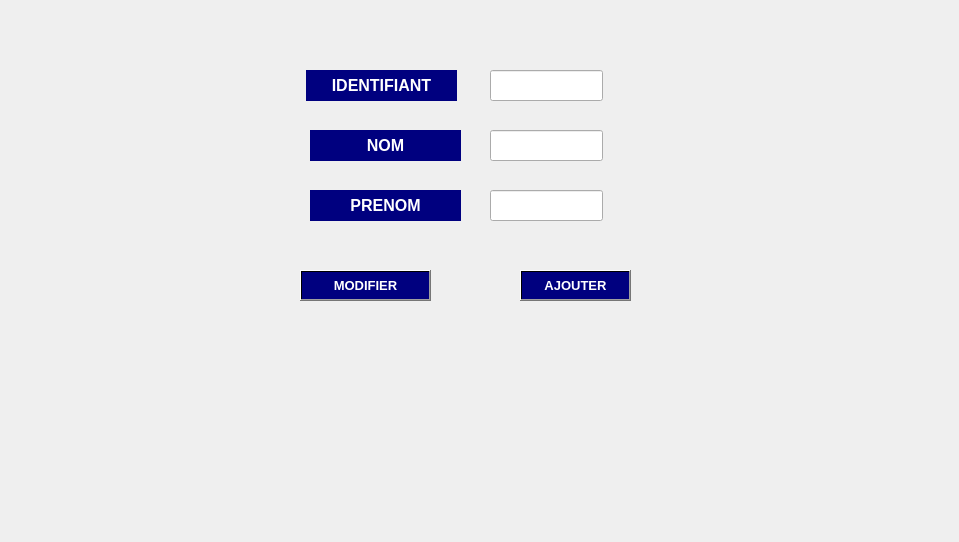
      <widget class="QWidget" name="tab_38">
       <attribute name="title">
        <string>Ajouter un docteur</string>
       </attribute>
       <widget class="QLabel" name="picture_4">
        <property name="geometry">
         <rect>
          <x>0</x>
          <y>0</y>
          <width>950</width>
          <height>533</height>
         </rect>
        </property>
        <property name="text">
         <string/>
        </property>
       </widget>
       <widget class="QLabel" name="label_4">
        <property name="geometry">
         <rect>
          <x>310</x>
          <y>130</y>
          <width>151</width>
          <height>31</height>
         </rect>
        </property>
        <property name="font">
         <font>
          <pointsize>12</pointsize>
          <weight>75</weight>
          <bold>true</bold>
         </font>
        </property>
        <property name="styleSheet">
         <string notr="true">color: rgb(255, 255, 255);
background-color: rgb(0, 0, 127);</string>
        </property>
        <property name="text">
         <string>&lt;html&gt;&lt;head/&gt;&lt;body&gt;&lt;p align=&quot;center&quot;&gt;NOM&lt;/p&gt;&lt;/body&gt;&lt;/html&gt;</string>
        </property>
       </widget>
       <widget class="QLineEdit" name="lineEdit_prenom_2">
        <property name="geometry">
         <rect>
          <x>490</x>
          <y>190</y>
          <width>113</width>
          <height>31</height>
         </rect>
        </property>
       </widget>
       <widget class="QLabel" name="label_17">
        <property name="geometry">
         <rect>
          <x>310</x>
          <y>190</y>
          <width>151</width>
          <height>31</height>
         </rect>
        </property>
        <property name="font">
         <font>
          <pointsize>12</pointsize>
          <weight>75</weight>
          <bold>true</bold>
         </font>
        </property>
        <property name="styleSheet">
         <string notr="true">color: rgb(255, 255, 255);
background-color: rgb(0, 0, 127);</string>
        </property>
        <property name="text">
         <string>&lt;html&gt;&lt;head/&gt;&lt;body&gt;&lt;p align=&quot;center&quot;&gt;PRENOM&lt;/p&gt;&lt;/body&gt;&lt;/html&gt;</string>
        </property>
       </widget>
       <widget class="QPushButton" name="pushButton_2">
        <property name="geometry">
         <rect>
          <x>300</x>
          <y>270</y>
          <width>131</width>
          <height>31</height>
         </rect>
        </property>
        <property name="font">
         <font>
          <pointsize>10</pointsize>
          <weight>75</weight>
          <bold>true</bold>
         </font>
        </property>
        <property name="styleSheet">
         <string notr="true">background-color: qlineargradient(spread:pad, x1:0.631, y1:0.420455, x2:1, y2:0, stop:1 rgba(0, 0, 127, 255));
color: rgb(255, 255, 255);</string>
        </property>
        <property name="text">
         <string>MODIFIER</string>
        </property>
       </widget>
       <widget class="QLabel" name="label_18">
        <property name="geometry">
         <rect>
          <x>306</x>
          <y>70</y>
          <width>151</width>
          <height>31</height>
         </rect>
        </property>
        <property name="font">
         <font>
          <family>MS Shell Dlg 2</family>
          <pointsize>12</pointsize>
          <weight>75</weight>
          <italic>false</italic>
          <bold>true</bold>
         </font>
        </property>
        <property name="styleSheet">
         <string notr="true">color: rgb(255, 255, 255);
background-color: rgb(0, 0, 127);</string>
        </property>
        <property name="text">
         <string>&lt;html&gt;&lt;head/&gt;&lt;body&gt;&lt;p align=&quot;center&quot;&gt;IDENTIFIANT&lt;/p&gt;&lt;/body&gt;&lt;/html&gt;</string>
        </property>
       </widget>
       <widget class="QPushButton" name="pb_ajouter_2">
        <property name="geometry">
         <rect>
          <x>520</x>
          <y>270</y>
          <width>111</width>
          <height>31</height>
         </rect>
        </property>
        <property name="font">
         <font>
          <pointsize>10</pointsize>
          <weight>75</weight>
          <bold>true</bold>
         </font>
        </property>
        <property name="styleSheet">
         <string notr="true">background-color: qlineargradient(spread:pad, x1:0.631, y1:0.420455, x2:1, y2:0, stop:1 rgba(0, 0, 127, 255));
color: rgb(255, 255, 255);</string>
        </property>
        <property name="text">
         <string>AJOUTER</string>
        </property>
       </widget>
       <widget class="QLineEdit" name="lineEdit_nom_2">
        <property name="geometry">
         <rect>
          <x>490</x>
          <y>130</y>
          <width>113</width>
          <height>31</height>
         </rect>
        </property>
       </widget>
       <widget class="QLineEdit" name="lineEdit_id_8">
        <property name="geometry">
         <rect>
          <x>490</x>
          <y>70</y>
          <width>113</width>
          <height>31</height>
         </rect>
        </property>
       </widget>
      </widget>
